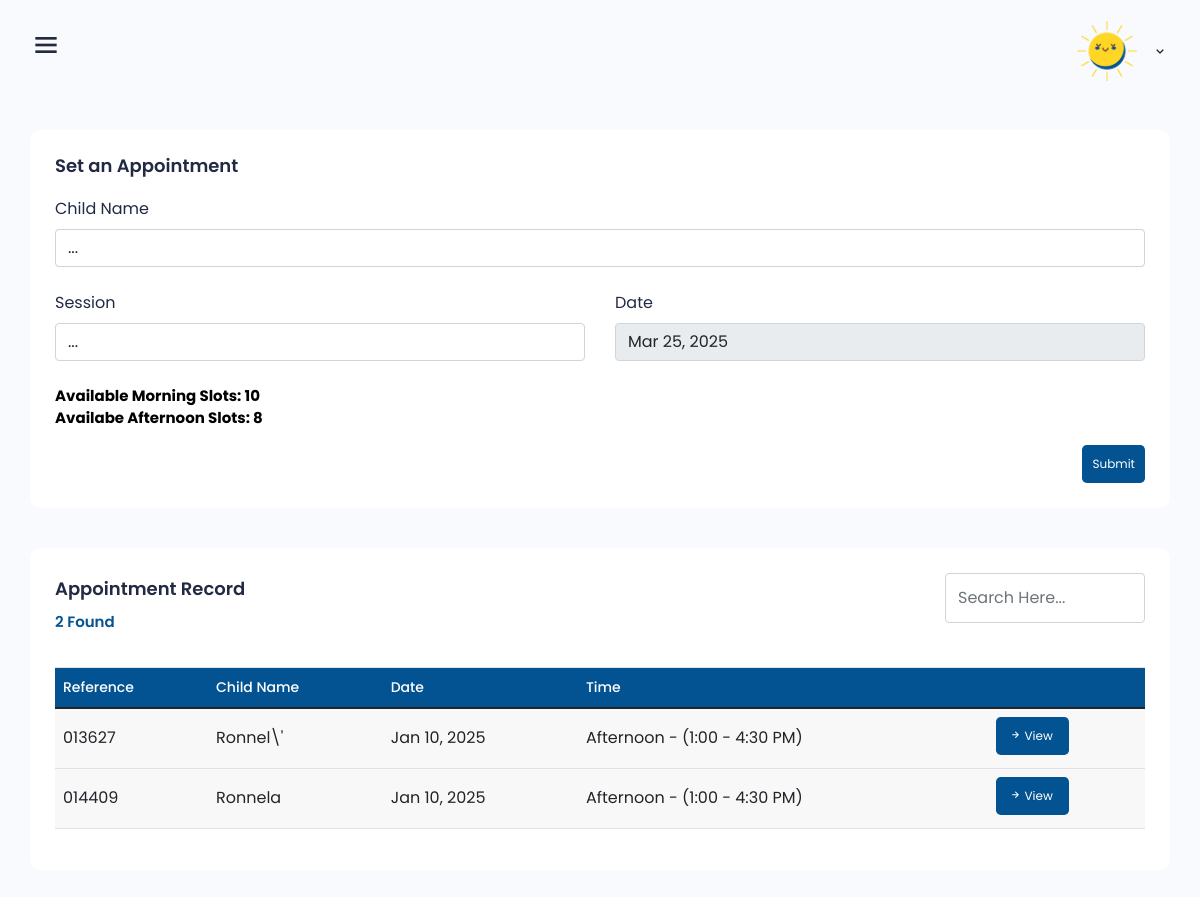
Screenshot of /dashboard/parent/appointments.php (signed in) with the database file from the repository.
### tables this page shows
CREATE TABLE `session` (
  `session_id` int(11) NOT NULL,
  `morning_slots` int(11) DEFAULT NULL,
  `afternoon_slots` int(11) NOT NULL
);

CREATE TABLE `appointment` (
  `appointment_id` int(11) NOT NULL,
  `user_id` int(11) DEFAULT NULL,
  `session_id` int(11) DEFAULT NULL,
  `appointment_date` varchar(20) DEFAULT NULL,
  `ref` varchar(50) DEFAULT NULL,
  `child_id` int(11) DEFAULT NULL,
  `session_time` varchar(30) NOT NULL,
  `seen` varchar(5) DEFAULT 'no'
);

CREATE TABLE `child_record` (
  `child_id` int(11) NOT NULL,
  `child_name` varchar(255) DEFAULT NULL,
  `child_age` varchar(15) DEFAULT NULL,
  `gender` varchar(15) DEFAULT NULL,
  `date_of_birth` date DEFAULT NULL,
  `address` varchar(255) DEFAULT NULL,
  `place_of_birth` varchar(100) NOT NULL,
  `allergies` varchar(255) DEFAULT NULL,
  `user_id` int(11) DEFAULT NULL
);

### dashboard/parent/appointments.php (the view, shortened to what this page needs)
<?php
include('../../db_conn.php');
        $sqlsession = "SELECT * FROM session";
        $resultsession = $conn->query($sqlsession);
        if ($resultsession->num_rows > 0) {
            while ($row = $resultsession->fetch_assoc()) {
                $morning_slots = htmlspecialchars($row['morning_slots']);
                $afternoon_slots = htmlspecialchars($row['afternoon_slots']);
            }
        } else {
            echo "";
        }
?>
<!DOCTYPE html>
<html lang="en">
<head>
     <?php include("head.php"); ?>
</head>
<body class="sidebar-expand counter-scroll">
   <?php include("header.php"); ?>
    <div class="main">
<div class="main-content teacher-form">
    <div class="row">
        <div class="col-4 col-xl-12">
            <div class="box">
                <div class="box-body">
                    <h6>Set an Appointment</h6>
                   <form id="AppointmentForm" action="setappointment.php" method="POST" style="margin-top: 20px;">
    <div class="row">
        <div class="col-md-12 col-sm-12 mb-24">
            <div class="form-group">
                <label class="form-label">Child Name</label>
                <select class="form-control" name="child_id" required>
                    <option hidden selected value="">...</option>
                </select>
            </div>
        </div>
    </div>
    <div class="row">
        <div class="col-md-6 col-sm-12 mb-24">
            <div class="form-group">
                <label class="form-label">Session</label>
                <select class="form-control" id="Session" name="session_time" required>
                    <option hidden selected value="">...</option>
                </select>
            </div>
        </div>
        <div class="col-md-6 col-sm-12 mb-24">
            <div class="form-group">
                <label class="form-label">Date</label>
                <input class="form-control" id="dateInput" readonly name="appointment_date">
            </div>
        </div>
    </div>
    <div >
        <div style="font-size: 15px; font-weight: bold;color: black;">Available Morning Slots: <?php echo $morning_slots; ?></div>
        <div style="font-size: 15px; font-weight: bold;color: black;">Availabe Afternoon Slots: <?php echo $afternoon_slots; ?></div>
    </div>
    <div class="gr-btn mt-15" style="display: flex; justify-content: flex-end;">
        <button type="submit" class="btn btn-primary btn-lg" style="font-size: 12px;margin-top: 0px;margin-left: 20px;padding: 10px;">Submit</button>
    </div>
</form>
                </div>
            </div>
        </div>
        <div class="col-8 col-xl-12">
            <div class="box" style="overflow-x:auto;">
                <div class="box-body">
                    <div style="display: flex; justify-content: space-between;flex-wrap: wrap;margin-bottom: 20px;">
                    <h5 class="mb-10 mt-0 font-w600 fs-18 line-h18">Appointment Record <br><span style="font-size: 15px;color: #035392" id="totalfound">0 Found</span></h5>
                    <input type="text" id="searchInput" placeholder="Search Here..." class="form-control" style="width: 200px; height: 50px;" onkeyup="filterTable()">
                      </div>
<table class="table table-vcenter text-nowrap table-bordered dataTable no-footer mw-100" id="enrollments" role="grid">
    <thead>
        <tr class="top" style="background: #035392;color:white">
            <th class="border-bottom-0 sorting fs-14 font-w500">Reference</th>
            <th class="border-bottom-0 sorting fs-14 font-w500">Child Name</th>
            <th class="border-bottom-0 sorting fs-14 font-w500">Date</th>
            <th class="border-bottom-0 sorting fs-14 font-w500">Time</th>
            <th class="border-bottom-0 sorting fs-14 font-w500"></th>
        </tr>
    </thead>
    <tbody>
        <?php
        include '../../db_conn.php';
        $sql = "SELECT a.*, cr.*
                FROM appointment a
                INNER JOIN child_record cr ON cr.child_id = a.child_id
                WHERE a.user_id = $parentUserId";
        $result = $conn->query($sql);
        if ($result->num_rows > 0) {
            while ($row = $result->fetch_assoc()) {
                $appointment_id = htmlspecialchars($row['appointment_id']);
                $ref = htmlspecialchars($row['ref']);
                $child_name = htmlspecialchars($row['child_name']);
                $appointment_date = htmlspecialchars($row['appointment_date']);
                $session_time = htmlspecialchars($row['session_time']);
                echo "<tr class='appointment-row' style='cursor:pointer' data-appointment-id='$appointment_id'>
                         <td>$ref</td>
                         <td>$child_name</td>
                         <td>$appointment_date</td>
                         <td>$session_time</td>
                         <td> <button type='submit' class='btn btn-danger btn-lg mb-5' style='font-size: 12px;padding: 10px;background:#035392'>
                            &nbsp;<i class='bx bx-right-arrow-alt'></i> View &nbsp
                        </button></td>
                      </tr>";
            }
        } else {
            echo "";
        }
        ?>
    </tbody>
</table>
</div>
</div>
        </div>
    </div>
</div>
    </div>
</body>
</html>

### dashboard/css/grid.css (style rules this page uses)
.row { display: flex; flex-wrap: wrap; margin: 0 -15px; }
[class*="col-"] { padding: 0 15px; margin-bottom: 40px; }
.col-4 { width: 33.33%; }
.col-8 { width: 66.66%; }
@media only screen and (max-width: 1700px) { .col-xl-12 { width: 100%; } }
@media only screen and (max-width: 1280px) { .col-md-6 { width: 50%; } }
@media only screen and (max-width: 1280px) { .col-md-12 { width: 100%; } }

### dashboard/css/responsive.css (style rules this page uses)
@media only screen and (max-width: 1200px) { .main-content { padding: 30px; } }

### rows the page displays
session: morning_slots "10", afternoon_slots "8"
appointment: ref "013627", child.child_name "Ronnel\\'", appointment_date "Jan 10, 2025", session_time "Afternoon - (1:00 - 4:30 PM)"
appointment: ref "014409", child.child_name "Ronnela", appointment_date "Jan 10, 2025", session_time "Afternoon - (1:00 - 4:30 PM)"
